Frame 1 (no input): blank canvas, image omitted
Frame 60 (the mouse pressed at the canvas centre just before this capture): blank canvas, image omitted
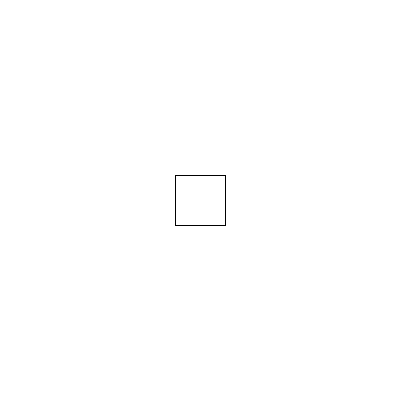
Frame 120 (the mouse held since frame 60 and released just before this capture)

The Processing sketch whose frames 1 and 60 were blank and that drew this single picture after the mouse press (run headless with seeded random() and noise(); from frame 60 on, the mouse is pressed at the canvas centre):

// Processing sketch: squaremouse_ex
// ── squaremouse_ex.pde
void setup(){
  size(400,400);
  rectMode(CENTER);
}

void draw(){
  background(255);//erase
 rect(mouseX,mouseY,50,50); 
}
